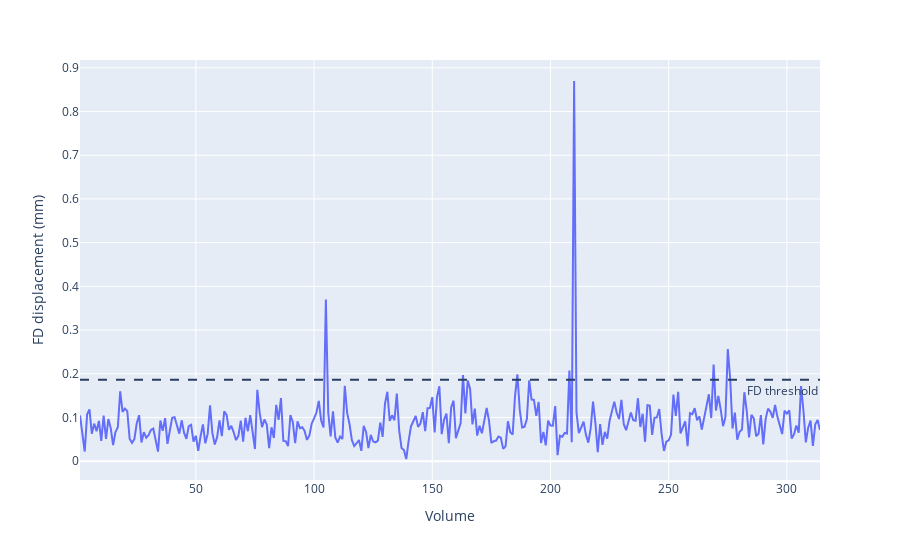

Notebook cell for this chart:
### Code cell
import plotly.express as px

fig = px.line(x=list(range(1, fd.size+1)), y=fd, labels={'x': 'Volume', 'y': 'FD displacement (mm)'})
fig.add_hline(y=threshold, line_dash="dash", annotation_text="FD threshold", annotation_position="bottom right")
fig.show()

### Figure 1 — Plotly figure (JSON) as saved in the notebook; plotly's stock layout.template omitted (floating-point values rounded to 4 significant figures; data arrays with more than 128 entries replaced by an {"elided": "..."} marker saying what was removed)
{"data": [{"hovertemplate": "Volume=%{x}<br>FD displacement (mm)=%{y}<extra></extra>", "legendgroup": "", "line": {"color": "#636efa", "dash": "solid"}, "marker": {"symbol": "circle"}, "mode": "lines", "name": "", "orientation": "v", "showlegend": false, "type": "scatter", "x": {"elided": "314 int values"}, "xaxis": "x", "y": {"elided": "314 float values"}, "yaxis": "y"}], "layout": {"annotations": [{"showarrow": false, "text": "FD threshold", "x": 1, "xanchor": "right", "xref": "x domain", "y": 0.1861, "yanchor": "top", "yref": "y"}], "legend": {"tracegroupgap": 0}, "margin": {"t": 60}, "shapes": [{"line": {"dash": "dash"}, "type": "line", "x0": 0, "x1": 1, "xref": "x domain", "y0": 0.1861, "y1": 0.1861, "yref": "y"}], "xaxis": {"anchor": "y", "domain": [0, 1], "title": {"text": "Volume"}}, "yaxis": {"anchor": "x", "domain": [0, 1], "title": {"text": "FD displacement (mm)"}}}}
